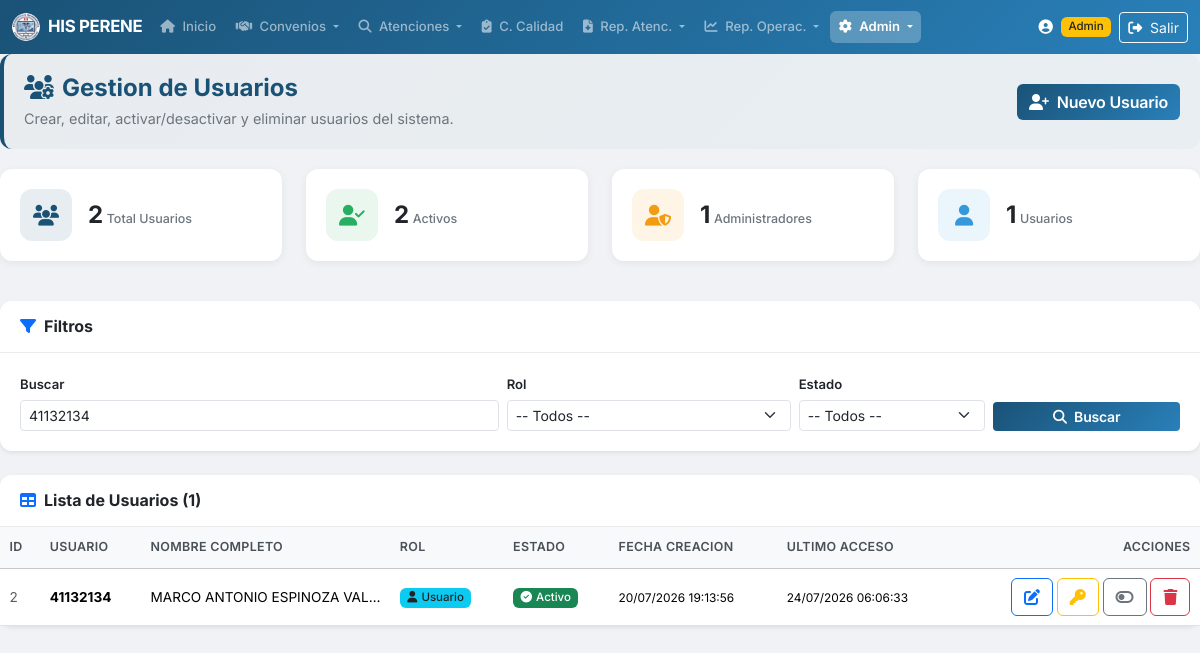
The app's page /usuarios.php?buscar=41132134 (signed in) with its own data.
### tables this page shows
CREATE TABLE `USUARIOS` (
  `id_usuario` int(11) NOT NULL,
  `usuario` varchar(50) NOT NULL,
  `password` varchar(255) NOT NULL,
  `nombre_completo` varchar(150) DEFAULT NULL,
  `rol` varchar(20) NOT NULL DEFAULT 'usuario' COMMENT 'admin o usuario',
  `estado` tinyint(1) NOT NULL DEFAULT 1,
  `fecha_creacion` datetime DEFAULT current_timestamp(),
  `ultimo_acceso` datetime DEFAULT NULL
);

### includes/functions.php (called while the page is built, shortened)
<?php
function clean($str) {
    return htmlspecialchars($str ?? '', ENT_QUOTES, 'UTF-8');
}
function formatDateTime($datetime) {
    $ts = strtotime($datetime);
    return $ts ? date('d/m/Y H:i:s', $ts) : $datetime;
}

### usuarios.php (the view, shortened to what this page needs)
<?php
require_once 'includes/functions.php';
$pdo = getDBConnection();
$fBuscar = trim($_GET['buscar'] ?? '');
$where = "1=1";
$params = [];
if ($fBuscar !== '') {
    $where .= " AND (usuario LIKE :b1 OR nombre_completo LIKE :b2)";
    $params[':b1'] = '%' . $fBuscar . '%';
    $params[':b2'] = '%' . $fBuscar . '%';
}
$countSql = "SELECT COUNT(*) FROM USUARIOS WHERE " . $where;
$countStmt = $pdo->prepare($countSql);
$countStmt->execute($params);
$totalRegistros = (int)$countStmt->fetchColumn();
$porPagina = 20;
$pagina = max(1, intval($_GET['pagina'] ?? 1));
$offset = ($pagina - 1) * $porPagina;
$dataSql = "SELECT id_usuario, usuario, nombre_completo, rol, estado, fecha_creacion, ultimo_acceso FROM USUARIOS WHERE {$where} ORDER BY id_usuario ASC LIMIT {$porPagina} OFFSET {$offset}";
$dataStmt = $pdo->prepare($dataSql);
$dataStmt->execute($params);
$usuarios = $dataStmt->fetchAll();
$statsRow = $pdo->query("SELECT
    COUNT(*) as total,
    SUM(CASE WHEN estado=1 THEN 1 ELSE 0 END) as activos,
    SUM(CASE WHEN estado=0 THEN 1 ELSE 0 END) as inactivos,
    SUM(CASE WHEN rol='admin' THEN 1 ELSE 0 END) as admins,
    SUM(CASE WHEN rol='usuario' THEN 1 ELSE 0 END) as usuarios_comun
    FROM USUARIOS")->fetch();
include 'includes/header.php';
?>
<div class="page-header-section">
    <div class="d-flex justify-content-between align-items-center flex-wrap gap-2">
        <div>
            <h4><i class="fas fa-users-cog me-2"></i>Gestion de Usuarios</h4>
            <p class="subtitle">Crear, editar, activar/desactivar y eliminar usuarios del sistema.</p>
        </div>
        <button type="button" class="btn btn-his" data-bs-toggle="modal" data-bs-target="#modalCrear">
            <i class="fas fa-user-plus me-1"></i> Nuevo Usuario
        </button>
    </div>
</div>
<div class="row mb-4">
    <div class="col-md-3 col-6 mb-3">
        <div class="stat-card stat-primary">
            <div class="stat-icon"><i class="fas fa-users"></i></div>
            <div class="stat-info">
                <span class="stat-value"><?= number_format($statsRow['total'] ?? 0) ?></span>
                <span class="stat-label">Total Usuarios</span>
            </div>
        </div>
    </div>
    <div class="col-md-3 col-6 mb-3">
        <div class="stat-card stat-success">
            <div class="stat-icon"><i class="fas fa-user-check"></i></div>
            <div class="stat-info">
                <span class="stat-value"><?= number_format($statsRow['activos'] ?? 0) ?></span>
                <span class="stat-label">Activos</span>
            </div>
        </div>
    </div>
    <div class="col-md-3 col-6 mb-3">
        <div class="stat-card stat-warning">
            <div class="stat-icon"><i class="fas fa-user-shield"></i></div>
            <div class="stat-info">
                <span class="stat-value"><?= number_format($statsRow['admins'] ?? 0) ?></span>
                <span class="stat-label">Administradores</span>
            </div>
        </div>
    </div>
    <div class="col-md-3 col-6 mb-3">
        <div class="stat-card stat-info">
            <div class="stat-icon"><i class="fas fa-user"></i></div>
            <div class="stat-info">
                <span class="stat-value"><?= number_format($statsRow['usuarios_comun'] ?? 0) ?></span>
                <span class="stat-label">Usuarios</span>
            </div>
        </div>
    </div>
</div>
<div class="card shadow-sm mb-4">
    <div class="card-header bg-white">
        <h6 class="mb-0 fw-bold"><i class="fas fa-filter me-2 text-primary"></i>Filtros</h6>
    </div>
    <div class="card-body">
        <form method="GET" action="usuarios.php" class="row g-2 align-items-end">
            <div class="col-md-5">
                <label class="form-label small fw-semibold">Buscar</label>
                <input type="text" name="buscar" class="form-control form-control-sm" placeholder="Usuario o nombre" value="<?= htmlspecialchars($fBuscar) ?>">
            </div>
            <div class="col-md-3">
                <label class="form-label small fw-semibold">Rol</label>
                <select name="rol" class="form-select form-select-sm">
                    <option value="">-- Todos --</option>
                </select>
            </div>
            <div class="col-md-2">
                <label class="form-label small fw-semibold">Estado</label>
                <select name="estado" class="form-select form-select-sm">
                    <option value="">-- Todos --</option>
                </select>
            </div>
            <div class="col-md-2">
                <button type="submit" class="btn btn-his btn-sm w-100"><i class="fas fa-search me-1"></i> Buscar</button>
            </div>
        </form>
    </div>
</div>
<div class="card shadow-sm">
    <div class="card-header bg-white">
        <h6 class="mb-0 fw-bold"><i class="fas fa-table me-2 text-primary"></i>Lista de Usuarios (<?= number_format($totalRegistros) ?>)</h6>
    </div>
    <div class="card-body p-0">
        <?php if (empty($usuarios)): ?>
            <div class="empty-state">
                <i class="fas fa-user-slash"></i>
                <h5>Sin usuarios</h5>
                <p>No se encontraron usuarios con los filtros seleccionados.</p>
            </div>
        <?php else: ?>
            <div class="table-responsive">
                <table class="table table-hover table-sm mb-0">
                    <thead class="table-light">
                        <tr>
                            <th>ID</th>
                            <th>Usuario</th>
                            <th>Nombre Completo</th>
                            <th>Rol</th>
                            <th>Estado</th>
                            <th>Fecha Creacion</th>
                            <th>Ultimo Acceso</th>
                            <th class="text-end">Acciones</th>
                        </tr>
                    </thead>
                    <tbody>
                        <?php foreach ($usuarios as $u): ?>
                        <tr>
                            <td class="text-muted"><?= (int)$u['id_usuario'] ?></td>
                            <td>
                                <strong><?= clean($u['usuario']) ?></strong>
                            </td>
                            <td><?= clean($u['nombre_completo']) ?></td>
                            <td>
                                <?php if ($u['rol'] === 'admin'): ?>
                                    <span class="badge bg-warning text-dark"><i class="fas fa-user-shield me-1"></i>Administrador</span>
                                <?php else: ?>
                                    <span class="badge bg-info text-dark"><i class="fas fa-user me-1"></i>Usuario</span>
                                <?php endif; ?>
                            </td>
                            <td>
                                <?php if ((int)$u['estado'] === 1): ?>
                                    <span class="badge bg-success"><i class="fas fa-check-circle me-1"></i>Activo</span>
                                <?php else: ?>
                                    <span class="badge bg-danger"><i class="fas fa-times-circle me-1"></i>Inactivo</span>
                                <?php endif; ?>
                            </td>
                            <td><small><?= formatDateTime($u['fecha_creacion']) ?></small></td>
                            <td><small><?= $u['ultimo_acceso'] ? formatDateTime($u['ultimo_acceso']) : '<span class="text-muted">Nunca</span>' ?></small></td>
                            <td class="text-end">
                                <button type="button" class="btn btn-xs btn-outline-primary"
                                        onclick='editarUsuario(<?= json_encode([
                                            "id_usuario" => (int)$u["id_usuario"],
                                            "usuario" => $u["usuario"],
                                            "nombre_completo" => $u["nombre_completo"],
                                            "rol" => $u["rol"],
                                            "estado" => (int)$u["estado"],
                                        ], JSON_HEX_TAG | JSON_HEX_AMP | JSON_HEX_APOS | JSON_HEX_QUOT) ?>)'>
                                    <i class="fas fa-edit" title="Editar"></i>
                                </button>
                                <button type="button" class="btn btn-xs btn-outline-warning"
                                        onclick='resetearClave(<?= (int)$u["id_usuario"] ?>, <?= json_encode($u["usuario"], JSON_HEX_TAG | JSON_HEX_AMP | JSON_HEX_APOS | JSON_HEX_QUOT) ?>)'>
                                    <i class="fas fa-key" title="Resetear clave"></i>
                                </button>
                                <?php if ((int)$u['id_usuario'] !== 1): ?>
                                <form method="POST" action="usuarios.php" class="d-inline" onsubmit="return confirm('¿Cambiar el estado de este usuario?');">
                                    <button type="submit" class="btn btn-xs btn-outline-<?= (int)$u['estado'] === 1 ? 'secondary' : 'success' ?>">
                                        <i class="fas fa-<?= (int)$u['estado'] === 1 ? 'toggle-off' : 'toggle-on' ?>" title="<?= (int)$u['estado'] === 1 ? 'Desactivar' : 'Activar' ?>"></i>
                                    </button>
                                </form>
                                <?php if ((int)$u['id_usuario'] !== (int)($_SESSION['usuario_id'] ?? 0)): ?>
                                <form method="POST" action="usuarios.php" class="d-inline" onsubmit="return confirm('¿ELIMINAR este usuario? Esta accion no se puede deshacer.');">
                                    <button type="submit" class="btn btn-xs btn-outline-danger">
                                        <i class="fas fa-trash" title="Eliminar"></i>
                                    </button>
                                </form>
                                <?php endif; ?>
                                <?php endif; ?>
                            </td>
                        </tr>
                        <?php endforeach; ?>
                    </tbody>
                </table>
            </div>
        <?php endif; ?>
    </div>
</div>
<?php include 'includes/footer.php'; ?>

### assets/css/style.css (style rules this page uses)
:root { --his-primary: #1a5276; --his-primary-light: #2980b9; --his-primary-dark: #0e2f44; --his-success: #27ae60; --his-warning: #f39c12; --his-danger: #e74c3c; --his-info: #3498db; --his-bg: #f0f2f5; --his-sidebar: #2c3e50; }
body { font-family: 'Inter', -apple-system, BlinkMacSystemFont, 'Segoe UI', Roboto, sans-serif; background-color: var(--his-bg); font-size: 0.9rem; }
.btn-his { background: linear-gradient(135deg, var(--his-primary) 0%, var(--his-primary-light) 100%); color: #fff; border: none; font-weight: 600; letter-spacing: -0.2px; transition: all 0.2s ease; }
.stat-card { background: #fff; border-radius: 12px; padding: 1.25rem; display: flex; align-items: center; gap: 1rem; box-shadow: 0 2px 8px rgba(0, 0, 0, 0.06); transition: transform 0.2s ease, box-shadow 0.2s ease; }
.stat-icon { width: 52px; height: 52px; border-radius: 12px; display: flex; align-items: center; justify-content: center; font-size: 1.3rem; flex-shrink: 0; }
.stat-primary .stat-icon { background: rgba(26, 82, 118, 0.1); color: var(--his-primary); }
.stat-success .stat-icon { background: rgba(39, 174, 96, 0.1); color: var(--his-success); }
.stat-info .stat-icon { background: rgba(52, 152, 219, 0.1); color: var(--his-info); }
.stat-warning .stat-icon { background: rgba(243, 156, 18, 0.1); color: var(--his-warning); }
.stat-value { font-size: 1.5rem; font-weight: 700; line-height: 1.2; letter-spacing: -0.5px; }
.stat-label { font-size: 0.78rem; color: #6c757d; font-weight: 500; }
.card { border: none; border-radius: 12px; }
.card-header { border-bottom: 1px solid #e9ecef; padding: 1rem 1.25rem; border-radius: 12px 12px 0 0 !important; }
.card-body { padding: 1.25rem; }
.table { font-size: 0.85rem; }
.table thead th { font-weight: 600; font-size: 0.78rem; text-transform: uppercase; letter-spacing: 0.3px; color: #495057; white-space: nowrap; padding: 0.7rem 0.6rem; }
.table tbody td { vertical-align: middle; padding: 0.55rem 0.6rem; max-width: 200px; overflow: hidden; text-overflow: ellipsis; white-space: nowrap; }
.form-label { font-size: 0.82rem; margin-bottom: 0.3rem; }
.badge { font-weight: 500; font-size: 0.72rem; }
.card { animation: fadeIn 0.3s ease-out; }
.page-header-section { background: linear-gradient(135deg, rgba(26, 82, 118, 0.04) 0%, rgba(41, 128, 185, 0.04) 100%); border-radius: 12px; padding: 1.25rem; margin-bottom: 1.25rem; border-left: 4px solid var(--his-primary); }
.page-header-section h4 { color: var(--his-primary); font-weight: 700; margin-bottom: 0.3rem; }
.page-header-section .subtitle { color: #6c757d; font-size: 0.9rem; margin-bottom: 0; }

### records on screen
usuarios: id_usuario "2", usuario "41132134", nombre_completo "MARCO ANTONIO ESPINOZA VA…", rol "usuario" (drawn), estado 1 (drawn), fecha_creacion "20/07/2026 19:13:56", ultimo_acceso "24/07/2026 06:06:33"

### other values on screen
$statsRow['total'] "2"
$statsRow['activos'] "2"
$statsRow['admins'] "1"
$statsRow['usuarios_comun'] "1"
$totalRegistros "1"
